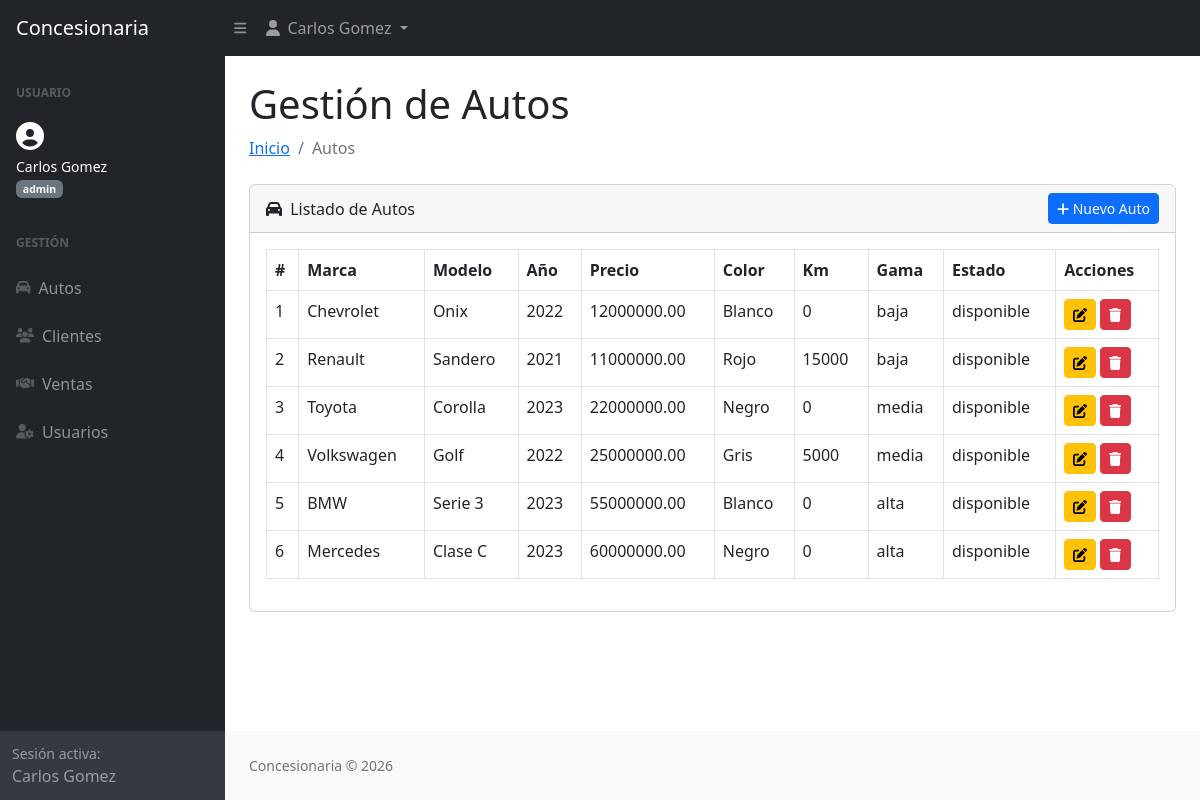
Page /autos/listar.php (signed in) on the committed database.
### tables this page shows
CREATE TABLE autos (
    id INT AUTO_INCREMENT PRIMARY KEY,
    marca VARCHAR(50) NOT NULL,
    modelo VARCHAR(50) NOT NULL,
    anio INT NOT NULL,
    precio DECIMAL(12,2) NOT NULL,
    color VARCHAR(30),
    kilometraje INT DEFAULT 0,
    gama ENUM('baja', 'media', 'alta') NOT NULL,
    estado ENUM('disponible', 'reservado', 'vendido') DEFAULT 'disponible'
);

### config/conexion.php (called while the page is built, shortened)
<?php
function listarAutos($conexion) {
    $consulta = "SELECT a.id, a.marca, a.modelo, a.anio, a.precio,
                        a.color, a.kilometraje, a.gama, a.estado
                 FROM autos a";
    $rs = mysqli_query($conexion, $consulta);
    $autos = array();
    $i = 0;
    while ($data = mysqli_fetch_array($rs)) {
        $autos[$i]['id']          = $data['id'];
        $autos[$i]['marca']       = $data['marca'];
        $autos[$i]['modelo']      = $data['modelo'];
        $autos[$i]['anio']        = $data['anio'];
        $autos[$i]['precio']      = $data['precio'];
        $autos[$i]['color']       = $data['color'];
        $autos[$i]['kilometraje'] = $data['kilometraje'];
        $autos[$i]['gama']        = $data['gama'];
        $autos[$i]['estado']      = $data['estado'];
        $i++;
    }
    return $autos;
}
?>

### autos/listar.php (the view, shortened to what this page needs)
<?php
require_once '../config/conexion.php';
$conexion = conexion();
if ($_SESSION['rol'] == 'admin') {
    $autos = listarAutos($conexion);
} elseif ($_SESSION['rol'] == 'vendedor_baja') {
    $autos = listarAutosPorGama($conexion, 'baja');
} elseif ($_SESSION['rol'] == 'vendedor_media') {
    $autos = listarAutosPorGama($conexion, 'media');
} elseif ($_SESSION['rol'] == 'vendedor_alta') {
    $autos = listarAutosPorGama($conexion, 'alta');
}
?>
<!DOCTYPE html>
<html lang="es">
<head>
    <link href="https://cdn.jsdelivr.net/npm/simple-datatables@7.1.2/dist/style.min.css" rel="stylesheet" />
    <link href="../css/styles.css" rel="stylesheet" />
</head>
<body class="sb-nav-fixed">
    <?php require_once '../includes/header.php'; ?>
    <div id="layoutSidenav">
        <?php require_once '../includes/sidebar.php'; ?>
        <div id="layoutSidenav_content">
            <main>
                <div class="container-fluid px-4">
                    <h1 class="mt-4">Gestión de Autos</h1>
                    <ol class="breadcrumb mb-4">
                        <li class="breadcrumb-item"><a href="../index.php">Inicio</a></li>
                        <li class="breadcrumb-item active">Autos</li>
                    </ol>
                    <div class="card mb-4">
                        <div class="card-header d-flex justify-content-between align-items-center">
                            <div><i class="fas fa-car me-1"></i> Listado de Autos</div>
                            <?php if ($_SESSION['rol'] == 'admin'): ?>
                            <a href="crear.php" class="btn btn-primary btn-sm">
                                <i class="fas fa-plus"></i> Nuevo Auto
                            </a>
                            <?php endif; ?>
                        </div>
                        <div class="card-body">
                            <table id="datatablesSimple" class="table table-bordered table-hover">
                                <thead>
                                    <tr>
                                        <th>#</th>
                                        <th>Marca</th>
                                        <th>Modelo</th>
                                        <th>Año</th>
                                        <th>Precio</th>
                                        <th>Color</th>
                                        <th>Km</th>
                                        <th>Gama</th>
                                        <th>Estado</th>
                                        <th>Acciones</th>
                                    </tr>
                                </thead>
                                <tbody>
                                    <?php for ($i = 0; $i < count($autos); $i++): ?>
                                    <tr>
                                        <td><?= $autos[$i]['id'] ?></td>
                                        <td><?= $autos[$i]['marca'] ?></td>
                                        <td><?= $autos[$i]['modelo'] ?></td>
                                        <td><?= $autos[$i]['anio'] ?></td>
                                        <td><?= $autos[$i]['precio'] ?></td>
                                        <td><?= $autos[$i]['color'] ?></td>
                                        <td><?= $autos[$i]['kilometraje'] ?></td>
                                        <td><?= $autos[$i]['gama'] ?></td>
                                        <td><?= $autos[$i]['estado'] ?></td>
                                        <td>
                                            <?php if ($_SESSION['rol'] == 'admin'): ?>
                                            <a href="editar.php?id=<?= $autos[$i]['id'] ?>" class="btn btn-warning btn-sm">
                                                <i class="fas fa-edit"></i>
                                            </a>
                                            <a href="eliminar.php?id=<?= $autos[$i]['id'] ?>"
                                               class="btn btn-danger btn-sm"
                                               onclick="return confirm('¿Seguro que querés eliminar este auto?')">
                                                <i class="fas fa-trash"></i>
                                            </a>
                                            <?php endif; ?>
                                        </td>
                                    </tr>
                                    <?php endfor; ?>
                                </tbody>
                            </table>
                        </div>
                    </div>
                </div>
            </main>
            <?php require_once '../includes/footer.php'; ?>
        </div>
    </div>
</body>
</html>

### includes/header.php (shortened to what this page needs)
<nav class="sb-topnav navbar navbar-expand navbar-dark bg-dark">
    <a class="navbar-brand ps-3" href="../index.php">Concesionaria</a>
    <button class="btn btn-link btn-sm order-1 order-lg-0 me-4 me-lg-0" id="sidebarToggle" href="#!">
        <i class="fas fa-bars"></i>
    </button>
    <ul class="navbar-nav ms-auto ms-md-0 me-3 me-lg-4">
        <li class="nav-item dropdown">
            <a class="nav-link dropdown-toggle" id="navbarDropdown" href="#" role="button" data-bs-toggle="dropdown" aria-expanded="false">
                <i class="fas fa-user fa-fw"></i>
                <?= $_SESSION['nombre'] . ' ' . $_SESSION['apellido'] ?>
            </a>
        </li>
    </ul>
</nav>

### includes/sidebar.php
<div id="layoutSidenav_nav">
    <nav class="sb-sidenav accordion sb-sidenav-dark" id="sidenavAccordion">
        <div class="sb-sidenav-menu">
            <div class="nav">
                <div class="sb-sidenav-menu-heading">Usuario</div>
                <div class="px-3 py-2 text-white small">
                    <i class="fas fa-user-circle fa-2x mb-1"></i><br>
                    <?= $_SESSION['nombre'] . ' ' . $_SESSION['apellido'] ?><br>
                    <span class="badge bg-secondary"><?= $_SESSION['rol'] ?></span>
                </div>
                <div class="sb-sidenav-menu-heading">Gestión</div>
                <a class="nav-link" href="../autos/listar.php">
                    <div class="sb-nav-link-icon"><i class="fas fa-car"></i></div>
                    Autos
                </a>
                <a class="nav-link" href="../clientes/listar.php">
                    <div class="sb-nav-link-icon"><i class="fas fa-users"></i></div>
                    Clientes
                </a>
                <a class="nav-link" href="../ventas/listar.php">
                    <div class="sb-nav-link-icon"><i class="fas fa-handshake"></i></div>
                    Ventas
                </a>
                <?php if ($_SESSION['rol'] == 'admin'): ?>
                <a class="nav-link" href="../usuarios/listar.php">
                    <div class="sb-nav-link-icon"><i class="fas fa-user-cog"></i></div>
                    Usuarios
                </a>
                <?php endif; ?>
            </div>
        </div>
        <div class="sb-sidenav-footer">
            <div class="small">Sesión activa:</div>
            <?= $_SESSION['nombre'] . ' ' . $_SESSION['apellido'] ?>
        </div>
    </nav>
</div>

### includes/footer.php (shortened to what this page needs)
<footer class="py-4 bg-light mt-auto">
    <div class="container-fluid px-4">
        <div class="d-flex align-items-center justify-content-between small">
            <div class="text-muted">Concesionaria &copy; 2026</div>
        </div>
    </div>
</footer>

### rows in the picture
autos: id "1", marca "Chevrolet", modelo "Onix", anio "2022", precio "12000000.00", color "Blanco", kilometraje "0", gama "baja", estado "disponible"
autos: id "2", marca "Renault", modelo "Sandero", anio "2021", precio "11000000.00", color "Rojo", kilometraje "15000", gama "baja", estado "disponible"
autos: id "3", marca "Toyota", modelo "Corolla", anio "2023", precio "22000000.00", color "Negro", kilometraje "0", gama "media", estado "disponible"
autos: id "4", marca "Volkswagen", modelo "Golf", anio "2022", precio "25000000.00", color "Gris", kilometraje "5000", gama "media", estado "disponible"
autos: id "5", marca "BMW", modelo "Serie 3", anio "2023", precio "55000000.00", color "Blanco", kilometraje "0", gama "alta", estado "disponible"
autos: id "6", marca "Mercedes", modelo "Clase C", anio "2023", precio "60000000.00", color "Negro", kilometraje "0", gama "alta", estado "disponible"

### other values in the picture
$_SESSION['nombre'] "Carlos"
$_SESSION['apellido'] "Gomez"
$_SESSION['rol'] "admin"
